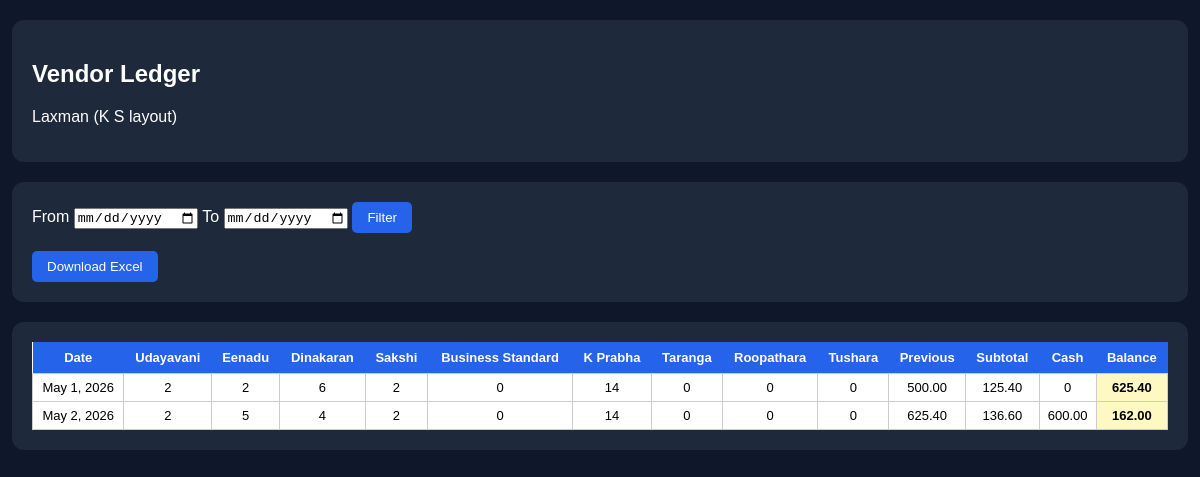
/vendor-ledger-page/ (signed in), run on the app's committed database.
### core/models.py (models this page shows, shortened)
class Vendor(models.Model):
    name = models.CharField(max_length=100)
    phone = models.CharField(max_length=20, unique=True)
    password = models.CharField(max_length=100, default="demo@123")
    area = models.ForeignKey(Area, on_delete=models.CASCADE, related_name="vendors")
    opening_balance = models.DecimalField(max_digits=12, decimal_places=2, default=0)
    is_active = models.BooleanField(default=True)

class Area(models.Model):
    name = models.CharField(max_length=100, unique=True)
    is_active = models.BooleanField(default=True)

class DailyIndent(models.Model):
    vendor = models.ForeignKey(Vendor, on_delete=models.CASCADE, related_name="indents")
    date = models.DateField(default=timezone.now)
    cash_collected = models.DecimalField(max_digits=10, decimal_places=2, default=0)
    previous_balance = models.DecimalField(max_digits=12, decimal_places=2, default=0)
    current_balance = models.DecimalField(max_digits=12, decimal_places=2, default=0)
    area = models.ForeignKey(
        Area,
        on_delete=models.CASCADE,
        related_name="indents",
        null=True,
        blank=True
    )
    executive = models.ForeignKey(
        Executive,
        on_delete=models.SET_NULL,
        null=True,
        blank=True,
        related_name="submitted_indents"
    )
    checked_by_admin = models.BooleanField(default=False)
    admin_note = models.TextField(blank=True)
    updated_at = models.DateTimeField(auto_now=True)
    class Meta:
        unique_together = ("vendor", "date")
        ordering = ["date", "vendor__name"]
    def total_amount(self):
        total = Decimal("0.00")
        for item in self.newspaper_items.all():
            total += item.line_amount()
        for item in self.magazine_items.all():
            total += item.line_amount()
        return total

### core/views.py (the view)
# urls.py: path("vendor-ledger-page/", views.vendor_ledger_page, name="vendor_ledger_page"),
def vendor_ledger_page(request):
    if not request.session.get("vendor_id"):
        return redirect("vendor_login")
    vendor = get_object_or_404(Vendor, id=request.session["vendor_id"])
    from_date = request.GET.get("from_date")
    to_date = request.GET.get("to_date")
    indents = DailyIndent.objects.filter(vendor=vendor).prefetch_related(
        "newspaper_items__newspaper",
        "magazine_items__magazine"
    ).order_by("date")
    balance = Decimal(vendor.opening_balance or 0)
    data = []
    for indent in indents:
        subtotal = indent.total_amount()
        cash = Decimal(indent.cash_collected or 0)
        previous_balance = balance
        current_balance = previous_balance + subtotal - cash
        row = {
            "date": indent.date,
            "previous_balance": previous_balance,
            "subtotal": subtotal,
            "cash": cash,
            "current_balance": current_balance,
            "udayavani": 0,
            "eenadu": 0,
            "dinakaran": 0,
            "sakshi": 0,
            "business_standard": 0,
            "k_prabha": 0,
            "taranga": 0,
            "roopathara": 0,
            "tushara": 0,
        }
        for item in indent.newspaper_items.all():
            key = paper_key(item.newspaper.name)
            if key in row:
                row[key] = item.quantity
        for item in indent.magazine_items.all():
            key = paper_key(item.magazine.name)
            if key in row:
                row[key] = item.quantity
        show = True
        if from_date and str(indent.date) < from_date:
            show = False
        if to_date and str(indent.date) > to_date:
            show = False
        if show:
            data.append(row)
        balance = current_balance
    return render(request, "core/vendor_ledger_page.html", {
        "vendor": vendor,
        "data": data,
        "from_date": from_date,
        "to_date": to_date,
    })

### core/models.py (called while the page is built)
    def net_quantity(self):
        return max(self.quantity - self.returned_quantity, 0)

    def line_amount(self):
        day_number = self.daily_indent.date.weekday()  # 0 Monday ... 6 Sunday
        price = self.newspaper.weekend_price if day_number in [5, 6] else self.newspaper.weekday_price
        return Decimal(self.net_quantity()) * Decimal(price)

### core/views.py (called while the page is built)
def paper_key(name):
    name = name.lower().strip()
    mapping = {
        "udayavani": "udayavani",
        "eenadu": "eenadu",
        "dinakaran": "dinakaran",
        "sakshi": "sakshi",
        "business standard": "business_standard",
        "k prabha": "k_prabha",
        "taranga": "taranga",
        "roopathara": "roopathara",
        "tushara": "tushara",
    }
    return mapping.get(name, name.replace(" ", "_"))

### core/templates/core/vendor_ledger_page.html (shortened to what this page needs)
<!DOCTYPE html>
<html>
<head>
</head>
<body>
<div class="container">
<div class="card">
    <h2>Vendor Ledger</h2>
    <p>{{ vendor.name }} ({{ vendor.area.name }})</p>
</div>
<div class="card">
    <form method="GET">
        From <input type="date" name="from_date" value="{{ from_date }}">
        To <input type="date" name="to_date" value="{{ to_date }}">
        <button>Filter</button>
    </form>
    <br>
    <a href="{% url 'download_vendor_ledger_excel' %}?vendor={{ vendor.id }}&from_date={{ from_date }}&to_date={{ to_date }}">
        <button>Download Excel</button>
    </a>
</div>
<div class="card">
<table>
<tr>
<th>Date</th>
<th>Udayavani</th>
<th>Eenadu</th>
<th>Dinakaran</th>
<th>Sakshi</th>
<th>Business Standard</th>
<th>K Prabha</th>
<th>Taranga</th>
<th>Roopathara</th>
<th>Tushara</th>
<th>Previous</th>
<th>Subtotal</th>
<th>Cash</th>
<th>Balance</th>
</tr>
{% for row in data %}
<tr>
<td>{{ row.date }}</td>
<td>{{ row.udayavani }}</td>
<td>{{ row.eenadu }}</td>
<td>{{ row.dinakaran }}</td>
<td>{{ row.sakshi }}</td>
<td>{{ row.business_standard }}</td>
<td>{{ row.k_prabha }}</td>
<td>{{ row.taranga }}</td>
<td>{{ row.roopathara }}</td>
<td>{{ row.tushara }}</td>
<td>{{ row.previous_balance }}</td>
<td>{{ row.subtotal }}</td>
<td>{{ row.cash }}</td>
<td class="balance">{{ row.current_balance }}</td>
</tr>
{% endfor %}
</table>
</div>
</div>
</body>
</html>

### core/templates/core/vendor_ledger_page.html (style rules this page uses)
body { margin:0;font-family:Arial;background:#0f172a;color:white; }
.container { width:98%;margin:20px auto; }
.card { background:#1e293b;padding:20px;border-radius:12px;margin-bottom:20px; }
table { width:100%;border-collapse:collapse;background:white;color:black;font-size:13px; }
th { background:#2563eb;color:white;padding:8px; }
td { border:1px solid #ccc;padding:6px;text-align:center; }
.balance { background:#fef9c3;font-weight:bold; }
button { padding:8px 15px;background:#2563eb;color:white;border:none;border-radius:5px; }

### data on the page
Vendor: name "Laxman", area.name "K S layout", previous_balance "500.00"
DailyIndent: date "May 1, 2026"
DailyIndent: date "May 2, 2026", cash "600.00"

### other printed values
{{ row.udayavani }} "2" "2"
{{ row.eenadu }} "2" "5"
{{ row.dinakaran }} "6" "4"
{{ row.sakshi }} "2" "2"
{{ row.business_standard }} "0" "0"
{{ row.k_prabha }} "14" "14"
{{ row.taranga }} "0" "0"
{{ row.roopathara }} "0" "0"
{{ row.tushara }} "0" "0"
{{ row.subtotal }} "125.40" "136.60"
{{ row.cash }} "0"
{{ row.current_balance }} "625.40" "162.00"
{{ row.previous_balance }} "625.40"
